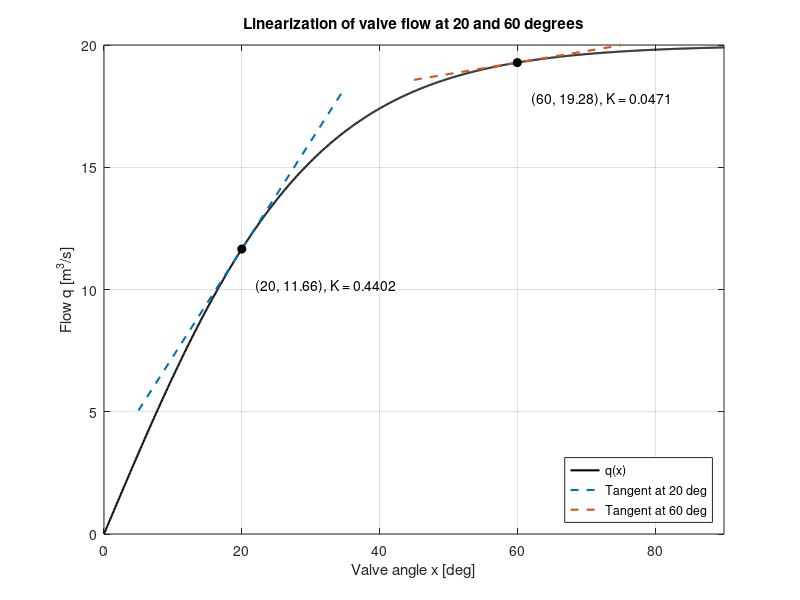

Write MATLAB code to recreate this figure.
q = @(x) 20*(exp(x/15) - 1) ./ (exp(x/15) + 1);   % flow [m^3/s]
dqdx = @(x) (8/3) * exp(x/15) ./ (exp(x/15) + 1).^2;   % slope [m^3/s/deg]

x = linspace(0, 90, 1000);
X0 = [20, 60];
span = 15;   % half-width of each tangent line [deg]

figure;
h = plot(x, q(x), 'k', 'LineWidth', 1.5);
hold on;
for x0 = X0
    q0 = q(x0);
    K  = dqdx(x0);
    xt = linspace(x0 - span, x0 + span, 2);
    h(end+1) = plot(xt, q0 + K*(xt - x0), '--', 'LineWidth', 1.5);
    plot(x0, q0, 'ko', 'MarkerFaceColor', 'k');
    text(x0 + 2, q0 - 1.5, sprintf('(%d, %.2f), K = %.4f', x0, q0, K));
end
hold off;
grid on;
xlim([0 90]);
xlabel('Valve angle x [deg]');
ylabel('Flow q [m^3/s]');
title('Linearization of valve flow at 20 and 60 degrees');
legend(h, 'q(x)', 'Tangent at 20 deg', 'Tangent at 60 deg', 'location', 'southeast');
